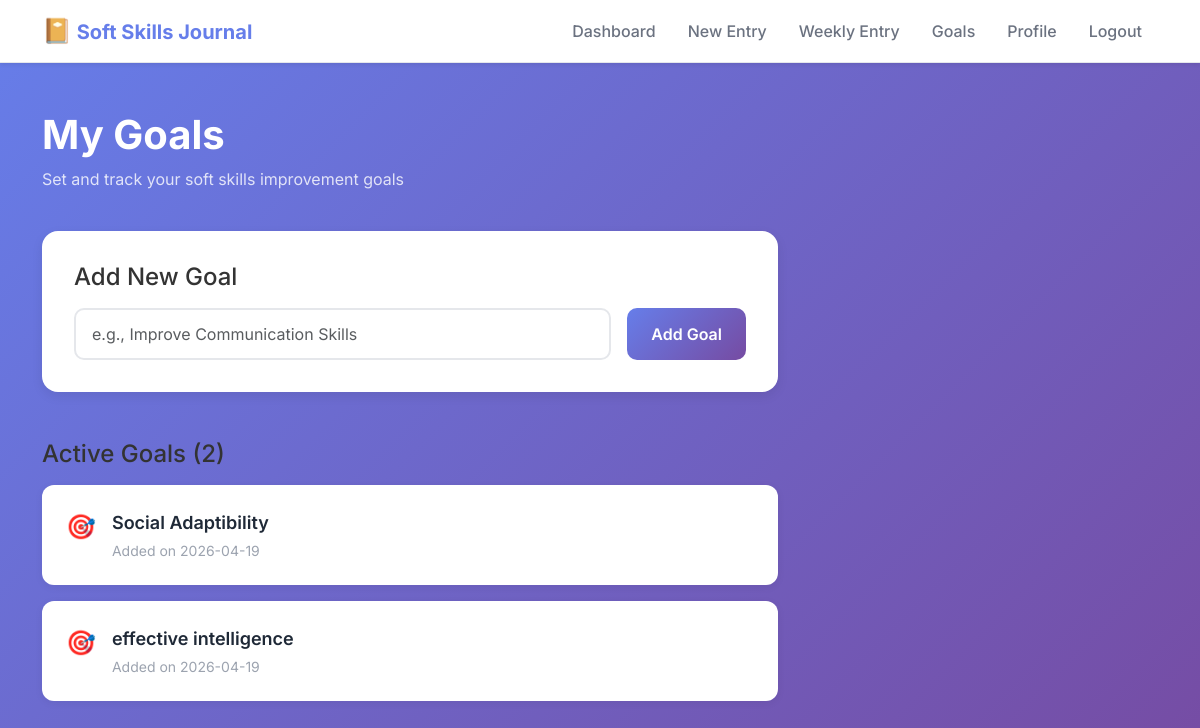
The page /goals (signed in) on the database its author committed.
### tables this page shows
CREATE TABLE goals (
            id INTEGER PRIMARY KEY AUTOINCREMENT,
            user_id INTEGER NOT NULL,
            goal_text TEXT NOT NULL,
            created_at TIMESTAMP DEFAULT CURRENT_TIMESTAMP,
            FOREIGN KEY (user_id) REFERENCES users (id)
        );

### app.py (the view, shortened to what this page needs)
@app.route('/goals', methods=['GET', 'POST'])
@login_required
def goals():
    conn = get_db()
    cursor = conn.cursor()
    cursor.execute(
        'SELECT * FROM goals WHERE user_id = ? ORDER BY created_at DESC',
        (session['user_id'],)
    )
    user_goals = cursor.fetchall()
    conn.close()
    return render_template('goals.html', goals=user_goals)

### app.py (called while the page is built)
def get_db():
    conn = sqlite3.connect(DATABASE)
    conn.row_factory = sqlite3.Row  # This enables column access by name
    return conn

def login_required(f):
    @wraps(f)
    def decorated_function(*args, **kwargs):
        if 'user_id' not in session:
            flash('Please log in to access this page.', 'warning')
            return redirect(url_for('login'))
        return f(*args, **kwargs)
    return decorated_function

### templates/goals.html (shortened to what this page needs)
{% extends "base.html" %}
{% block content %}
<div class="dashboard-container">
    <div class="container py-5">
        <div class="row mb-4">
            <div class="col-12">
                <h1 class="page-title">My Goals</h1>
                <p class="text-muted">Set and track your soft skills improvement goals</p>
            </div>
        </div>
        <div class="row mb-5">
            <div class="col-lg-8">
                <div class="goal-form-card">
                    <h4 class="mb-3">Add New Goal</h4>
                    <form method="POST" action="{{ url_for('goals') }}" class="d-flex gap-3">
                        <input type="text" class="form-control" name="goal_text" placeholder="e.g., Improve Communication Skills" required>
                        <button type="submit" class="btn btn-primary text-nowrap">Add Goal</button>
                    </form>
                </div>
            </div>
        </div>
        {% if goals %}
        <div class="row">
            <div class="col-lg-8">
                <h4 class="mb-3">Active Goals ({{ goals|length }})</h4>
                <div class="goals-list">
                    {% for goal in goals %}
                    <div class="goal-item">
                        <div class="goal-icon">🎯</div>
                        <div class="goal-content">
                            <p class="goal-text">{{ goal['goal_text'] }}</p>
                            <p class="goal-date">Added on {{ goal['created_at'][:10] }}</p>
                        </div>
                    </div>
                    {% endfor %}
                </div>
            </div>
        </div>
        {% endif %}
    </div>
</div>
{% endblock %}

### static/style.css (style rules this page uses)
* { margin: 0; padding: 0; box-sizing: border-box; }
body { font-family: 'Inter', sans-serif; background: linear-gradient(135deg, #667eea 0%, #764ba2 100%); min-height: 100vh; color: #333; }
.form-control { padding: 0.75rem 1rem; border-radius: 10px; border: 2px solid #e5e7eb; transition: border-color 0.2s, box-shadow 0.2s; }
.btn-primary { background: linear-gradient(135deg, #667eea 0%, #764ba2 100%); border: none; padding: 0.75rem 1.5rem; border-radius: 10px; font-weight: 600; transition: transform 0.2s, box-shadow 0.2s; }
.dashboard-container { min-height: calc(100vh - 72px); }
.page-title { font-size: 2.5rem; font-weight: 700; color: white; margin-bottom: 0.5rem; }
.container > .row > .col-12 > .text-muted { color: rgba(255, 255, 255, 0.8) !important; }
.goal-form-card { background: white; border-radius: 16px; padding: 2rem; box-shadow: 0 4px 12px rgba(0, 0, 0, 0.08); }
.goals-list { display: flex; flex-direction: column; gap: 1rem; }
.goal-item { background: white; border-radius: 12px; padding: 1.5rem; box-shadow: 0 2px 8px rgba(0, 0, 0, 0.06); display: flex; align-items: flex-start; gap: 1rem; transition: transform 0.2s, box-shadow 0.2s; }
.goal-icon { font-size: 1.5rem; flex-shrink: 0; }
.goal-content { flex: 1; }
.goal-text { font-size: 1.125rem; font-weight: 600; color: #1f2937; margin-bottom: 0.25rem; }
.goal-date { font-size: 0.875rem; color: #9ca3af; margin: 0; }

### rows shown on the page
goals: goal_text "Social Adaptibility", created_at "2026-04-19"
goals: goal_text "effective intelligence", created_at "2026-04-19"

### other values the page prints
{{ goals|length }} "2"
